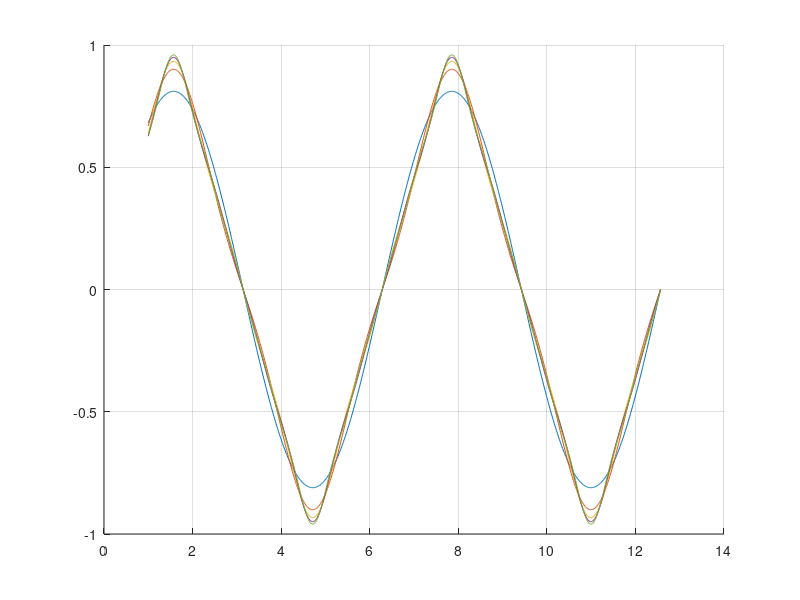
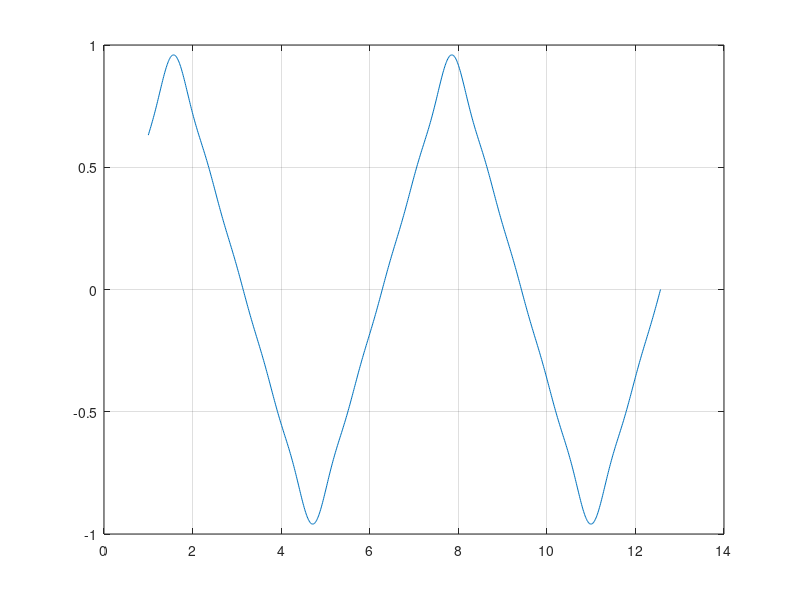

Here is the MATLAB script that generated these plots, in order:
clc;
clear all;
close all;

T = 2*pi;
W0 = (2*pi)/T;
t = linspace(1,4*pi,1000);
N = 10;

tg_wave = zeros(1,length(t));

grid on;
figure(1)
for n = 1:N
    if mod(n,2) == 1
        tg_wave = tg_wave + ((8/(pi^2))*(((-1)^((n-1)/2))*(sin(n*W0*t)/(n^2))));
        hold on;
        plot(t,tg_wave);
    end
end

figure(2)
plot(t,tg_wave);
grid on;
